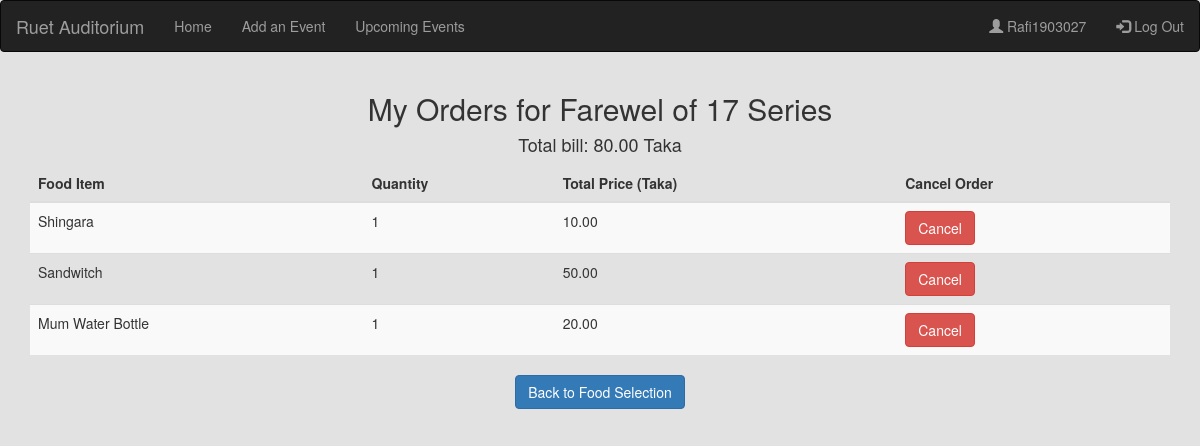
The app's page /cafeteria/cafeteria/order/list/15/ (signed in), older data.
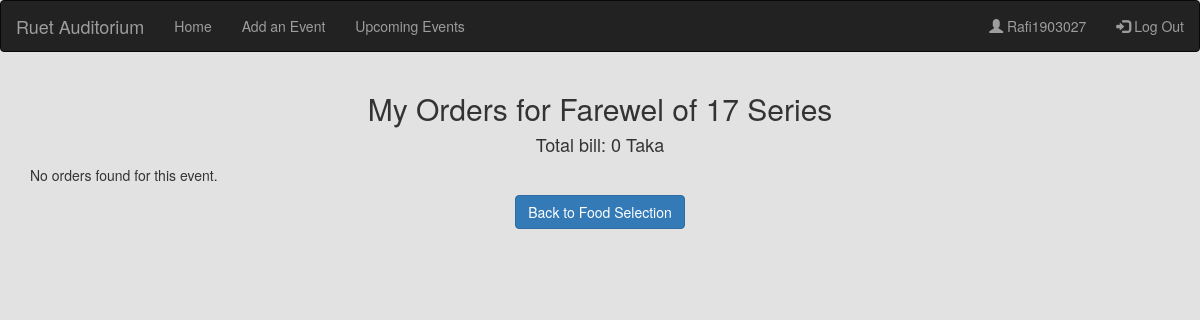
The same page, newer data.
### Cafeteria/models.py (models this page shows, shortened)
class Order(models.Model):
    food_item = models.ForeignKey(FoodItem, on_delete=models.CASCADE)
    user = models.ForeignKey(User, on_delete=models.CASCADE)
    event = models.ForeignKey(Event, on_delete=models.CASCADE)
    quantity = models.PositiveIntegerField(default=1)

class FoodItem(models.Model):
    name = models.CharField(max_length=255)
    price = models.DecimalField(max_digits=8, decimal_places=2)
    image = models.ImageField(upload_to='food_item_images/')
    description = models.TextField()

### Cafeteria/views.py (the view)
# urls.py: path('cafeteria/order/list/<int:event_id>/', views.order_list, name='order_list'),
def order_list(request, event_id):
    orders = Order.objects.filter(event_id=event_id, user=request.user)
    event = Event.objects.get(pk=event_id)  # Make sure to import the Event model
    total_bill = 0
    for order in orders:
        order.total_price = order.food_item.price * order.quantity  # Calculate total price
        total_bill += order.total_price
    return render(request, 'order_list.html', {'orders': orders, 'event': event, 'total_bill': total_bill})

### Cafeteria/templates/order_list.html (shortened to what this page needs)
{% extends 'base.html' %}
{% block body %}
<div class="container">
  <h2 class="text-center">My Orders for {{ event.name }}</h2>
  <h4 class="text-center"> Total bill: {{ total_bill }} Taka</h4>
  <div class="order-list">
    {% if orders %}
      <table class="table table-striped">
        <thead>
          <tr>
            <th>Food Item</th>
            <th>Quantity</th>
            <th>Total Price (Taka)</th>
            <th>Cancel Order</th>
          </tr>
        </thead>
        <tbody>
          {% for order in orders %}
            <tr>
              <td>{{ order.food_item.name }}</td>
              <td>{{ order.quantity }}</td>
              <td>{{ order.total_price }}</td>
              <td>
                <form method="post" action="{% url 'Cafeteria:cancel_order' order.id %}">
                  <button type="submit" class="btn btn-danger">Cancel</button>
                </form>
              </td>
            </tr>
          {% endfor %}
        </tbody>
      </table>
    {% else %}
      <p>No orders found for this event.</p>
    {% endif %}
  </div>
  <p class="text-center">
    <a href="{% url 'Cafeteria:order_food' event.id %}" class="btn btn-primary">Back to Food Selection</a>
  </p>
</div>
{% endblock body %}

Row changes from the older to the newer data that the page shows:
removed Order: food_item.name "Shingara", quantity "1", total_price "10.00"
removed Order: food_item.name "Sandwitch", quantity "1", total_price "50.00"
removed Order: food_item.name "Mum Water Bottle", quantity "1", total_price "20.00"
Text that changed along with them:
{{ total_bill }}: "80.00" → "0"
text no longer shown: "Food Item Quantity Total Price (Taka) Cancel Order"
text now shown: "No orders found for this event."
